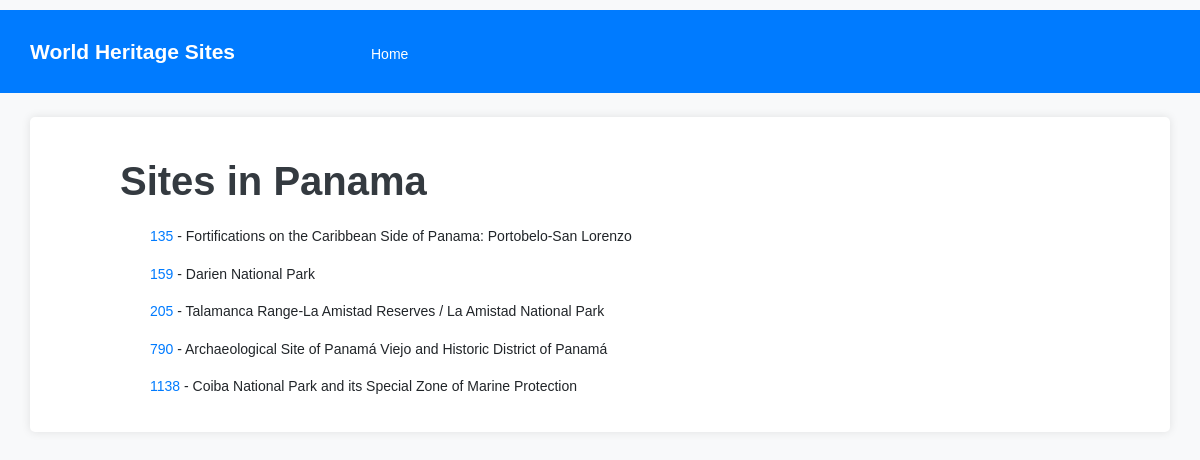
Page /country/Panama on the committed database.
### tables this page shows
CREATE TABLE World_Heritage_Site (id_no INTEGER PRIMARY KEY, unique_number INTEGER, name_en TEXT, short_description_en TEXT, justification_en TEXT, rev_bis TEXT);

### app.py (the view)
@APP.route('/country/<country>')
def sites_by_country(country):
    sites = db.execute('''
        SELECT World_Heritage_Site.id_no, World_Heritage_Site.name_en, World_Heritage_Site.short_description_en
        FROM World_Heritage_Site
        JOIN Location ON World_Heritage_Site.id_no = Location.site_number
        JOIN Place ON Location.site_number = Place.site_number
        WHERE Place.states_name_en LIKE ?
        ORDER BY World_Heritage_Site.id_no
    ''', ('%' + country + '%',)).fetchall()
    if not sites:
        abort(404, 'No sites found for country: {}'.format(country))
    return render_template('sites-by-country.html', country=country, sites=sites)

### db.py (called while the page is built)
def execute(sql,args=None):
    global DB
    sql = re.sub('\s+',' ', sql)
    logging.info('SQL: {} Args: {}'.format(sql,args))
    return DB['cursor'].execute(sql, args) \
        if args != None else DB['cursor'].execute(sql)

### templates/sites-by-country.html (shortened to what this page needs)
{% extends 'base.html' %}
{% block content %}
<!DOCTYPE html>
<html lang="en">
<head>
</head>
<body>
    <header>
        <h1>Sites in {{ country }}</h1>
    </header>
    <main>
        <ul>
            {% for site in sites %}
                <li>
                    <a href="/sites/{{ site.id_no }}">{{ site.id_no }}</a> - {{ site.name_en }}
                </li>
            {% endfor %}
        </ul>
    </main>
</body>
</html>
{% endblock %}

### static/style.css (style rules this page uses)
body { font-family: 'Helvetica', Arial, sans-serif; font-size: 14px; line-height: 1.6; background-color: #f8f9fa; padding-top: 10px; padding-bottom: 10px; }
a { color: #007bff; }
h1, h2, h3, h4, h5, h6 { margin: 20px 0 10px; padding: 0; font-weight: bold; color: #343a40; }
p, blockquote, ul, ol, dl, li, table, pre { margin: 15px 0; }

### templates/sites-by-country.html (style rules this page uses)
body { display: flex; flex-direction: column; align-items: left; }
header { margin-bottom: 20px; text-align: left; padding-left: 70px; }
ul { list-style-type: none; padding: 0; }
li { margin-bottom: 10px; text-align: left; padding-left: 100px; }

### rows in the picture
World_Heritage_Site: id_no "135", name_en "Fortifications on the Caribbean Side of Panama: Portobelo-San Lorenzo"
World_Heritage_Site: id_no "159", name_en "Darien National Park"
World_Heritage_Site: id_no "205", name_en "Talamanca Range-La Amistad Reserves / La Amistad National Park"
World_Heritage_Site: id_no "790", name_en "Archaeological Site of Panamá Viejo and Historic District of Panamá"
World_Heritage_Site: id_no "1138", name_en "Coiba National Park and its Special Zone of Marine Protection"

### other values in the picture
{{ country }} "Panama"
